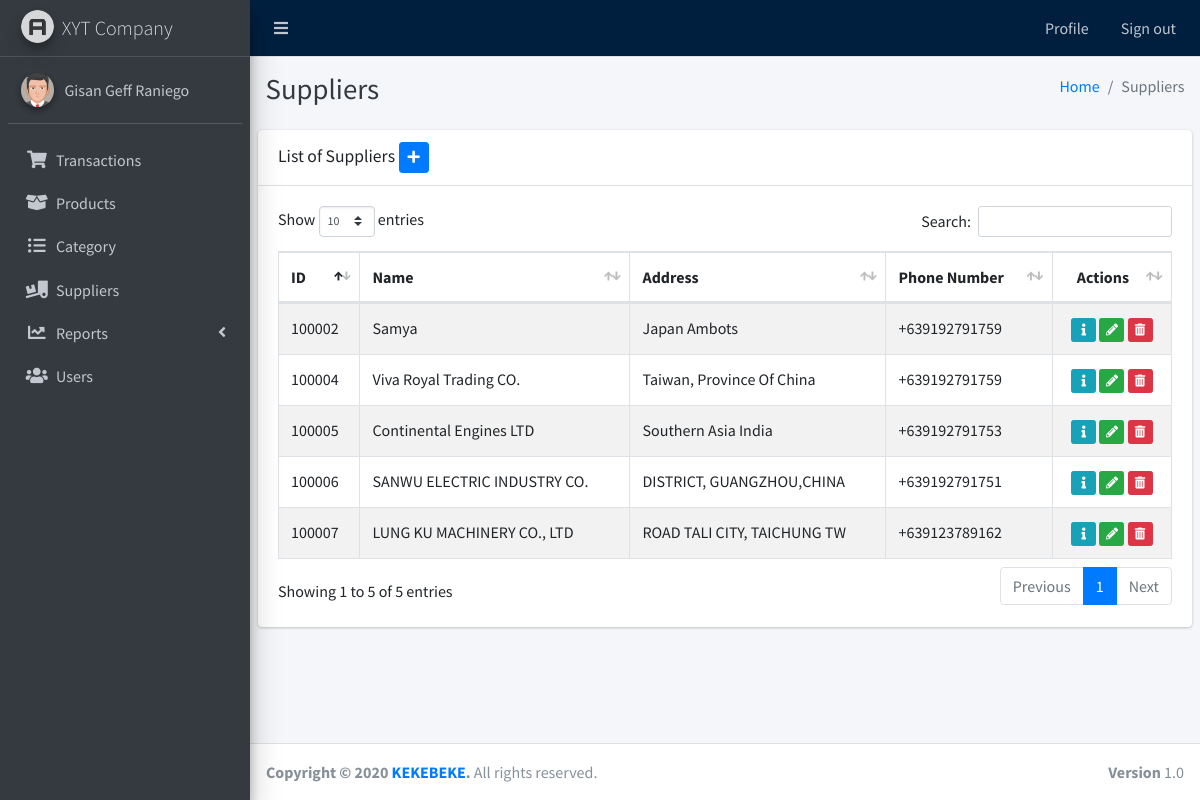
Screenshot of /category.php (signed in) with the database file from the repository.
### tables this page shows
CREATE TABLE `supplier` (
  `id` int(11) NOT NULL,
  `name` varchar(50) NOT NULL,
  `address` text NOT NULL,
  `phone_number` varchar(13) NOT NULL,
  `status` tinyint(4) NOT NULL DEFAULT 1
);

### includes/functions.php (called while the page is built, shortened)
<?php
class functions extends connection {
	function selectAll($query) {
		$statement = $this->connect()->query($query);
		return $statement->fetchAll();
	}
}
$function = new functions();

### includes/connection.php (called while the page is built)
<?php
class connection {
	function connect()
	{
		try {
			$pdo = new PDO("mysql:host=localhost;dbname=db_xyt_company", 'root', '');
			$pdo->setAttribute(PDO::ATTR_ERRMODE, PDO::ERRMODE_EXCEPTION);
			return $pdo;
		} catch (PDOException $e) {
			echo "Connection Failed: " . $e->getMessage();
		}
	}
}

### category.php (the view, shortened to what this page needs)
<?php
  include 'includes/connection.php';
  include 'includes/functions.php';
session_start(); ?>
<!DOCTYPE html>
<html>
<head>
  <?php include 'sections/links.php'; ?>
</head>
<body class="hold-transition sidebar-mini layout-fixed">
  <div class="wrapper">
    <?php include 'sections/navbar.php' ?>
    <?php include 'sections/sidebar.php' ?>
    <div class="content-wrapper">
      <div class="content-header">
        <div class="container-fluid">
          <div class="row mb-2">
            <div class="col-sm-6">
              <h1 class="m-0 text-dark">Suppliers</h1>
            </div>
            <div class="col-sm-6">
              <ol class="breadcrumb float-sm-right">
                <li class="breadcrumb-item"><a href="transactions.php">Home</a></li>
                <li class="breadcrumb-item active">Suppliers</li>
              </ol>
            </div>
          </div>
        </div>
      </div>
      <section class="content">
        <div class="row">
          <div class="col-12">
            <div class="card">
              <div class="card-header">
                <h3 class="card-title">List of Suppliers
                  <button type="button" class="btn btn-sm btn-primary">
                    <i class="fa fa-plus"></i>
                  </button>
                </h3>
              </div>
              <div class="card-body">
                <div class="table-responsive">
                  <table id="example1" class="table table-bordered table-striped">
                    <thead>
                      <tr>
                        <th>ID</th>
                        <th>Name</th>
                        <th>Address</th>
                        <th>Phone Number</th>
                        <th class="text-center">Actions</th>
                      </tr>
                    </thead>
                    <tbody>
                      <?php
                  try {
                      $query = "SELECT * FROM supplier WHERE status != 0";
                      $rows = $function->selectAll($query);
                      foreach ($rows as $row) { ?>
                      <tr>
                        <td><?php echo $row['id']; ?></td>
                        <td><?php echo $row['name']; ?></td>
                        <td><?php echo $row['address']; ?></td>
                        <td><?php echo $row['phone_number']; ?></td>
                        <td class="text-center">
                          <button class="btn btn-info btn-xs">
                            <i class="fa fa-info fa-fw"></i>
                          </button>
                          <button class="btn btn-success btn-xs">
                            <i class="fa fa-pencil-alt fa-fw"></i>
                          </button>
                          <button class="btn btn-danger btn-xs">
                            <i class="fa fa-trash-alt fa-fw"></i>
                          </button>
                        </td>
                      </tr>
                      <?php
                      }
                  } catch (PDOException $e) {
                      echo "There is some problem in connection: " . $e->getMessage();
                  } ?>
                    </tbody>
                  </table>
                </div>
              </div>
            </div>
          </div>
        </div>
      </section>
    </div>
    <?php include 'sections/footer.php' ?>
  </div>
</body>
</html>

### rows the page displays
supplier: id "100002", name "Samya", address "Japan Ambots", phone_number "+639192791759"
supplier: id "100004", name "Viva Royal Trading CO.", address "Taiwan, Province Of China", phone_number "+639192791759"
supplier: id "100005", name "Continental Engines LTD", address "Southern Asia India", phone_number "+639192791753"
supplier: id "100006", name "SANWU ELECTRIC INDUSTRY CO.", address "DISTRICT, GUANGZHOU,CHINA", phone_number "+639192791751"
supplier: id "100007", name "LUNG KU MACHINERY CO., LTD", address "ROAD TALI CITY, TAICHUNG TW", phone_number "+639123789162"

### other values shown
$_SESSION['user']['name'] "Gisan Geff Raniego"
